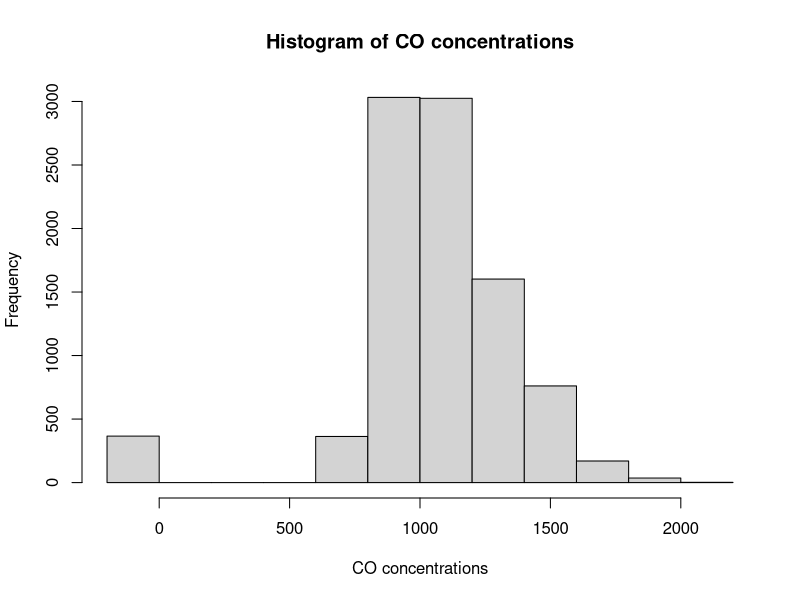
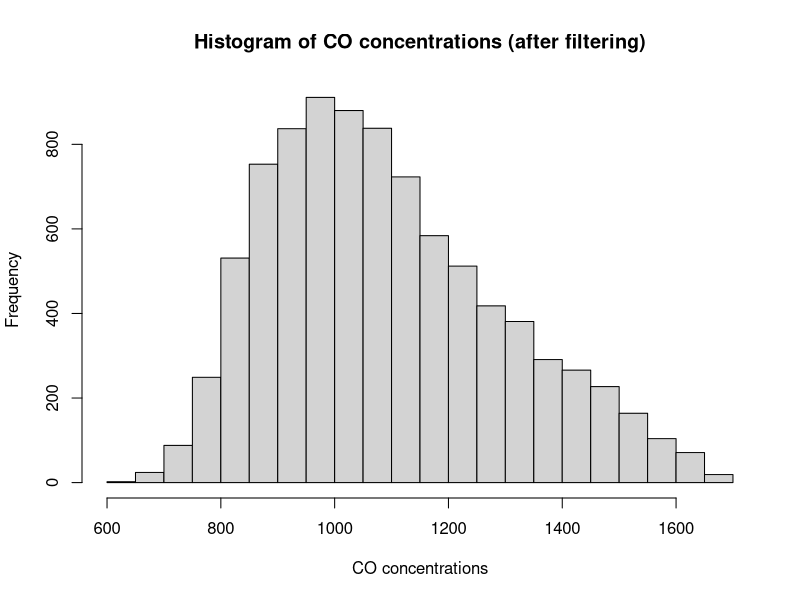
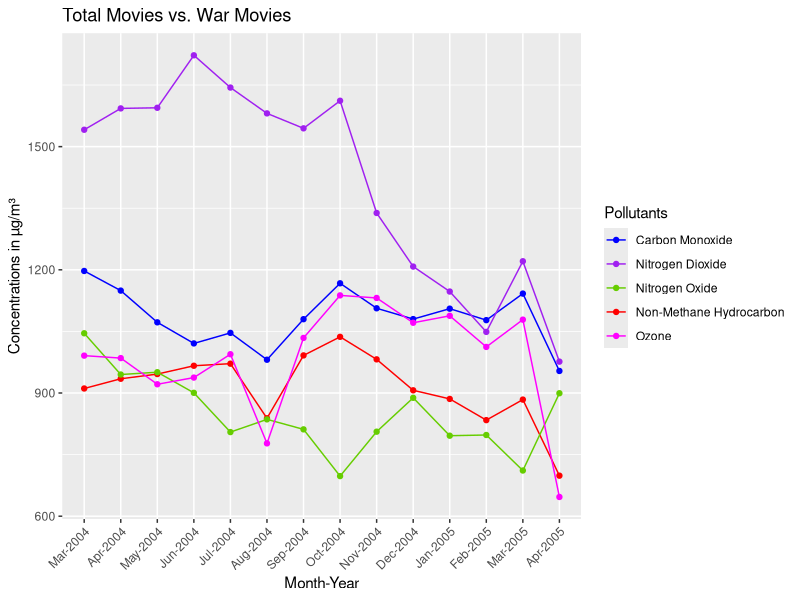
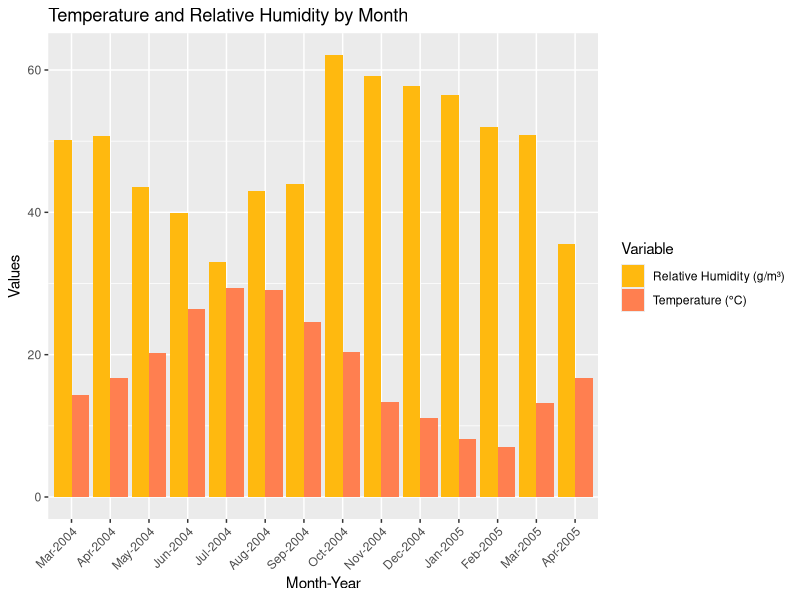

Source code (R) for these figures, in order:
## ---- chunk 1
library(readxl)
library(ggplot2)
library(lubridate)
library(tidyverse)
## ---- chunk 2
#| code-fold: true
air <- read_excel("AirQualityUCI.xls")
head(air)
## ---- chunk 3
#| code-fold: true
air <- air %>% 
  rename(
    CO = `CO(GT)`,
    S_CO = `PT08.S1(CO)`,
    NMHC = `NMHC(GT)`,
    S_NMHC = `PT08.S2(NMHC)`,
    C6H6 = `C6H6(GT)`,
    NOx = `NOx(GT)`,
    S_NOx = `PT08.S3(NOx)`,
    NO2 = `NO2(GT)`,
    S_NO2 = `PT08.S4(NO2)`,
    S_O3 = `PT08.S5(O3)`
  )
## ---- chunk 4
#| code-fold: true
# Histogram for S_CO 
hist(air$S_CO,
     main = "Histogram of CO concentrations",
     xlab = "CO concentrations")
## ---- chunk 5
#| code-fold: true
# Calculate IQR
Q1 <- quantile(air$S_CO, 0.25, na.rm = TRUE)
Q3 <- quantile(air$S_CO, 0.75, na.rm = TRUE)
IQR <- Q3 - Q1

# Define outlier bounds
lower_bound <- Q1 - 1.5 * IQR
upper_bound <- Q3 + 1.5 * IQR

# Filter rows to remove outliers
air_filtered <- air[air$S_CO >= lower_bound & air$S_CO <= upper_bound, ]
# Reassign original dataset with filtered dataset
air <- air_filtered

hist(air_filtered$S_CO,
     main = "Histogram of CO concentrations (after filtering)",
     xlab = "CO concentrations")
## ---- chunk 6
#| code-fold: true
# Convert 'Date' column to y-m-d format
air$Date <- ymd(air$Date)

# Create numerical Month and Year columns
air <- air %>%
  mutate(
    Month = month(Date, label = TRUE), # Extracts month as a numeric value (1-12)
    Year = year(Date)    # Extracts year
  )

# Group by Year and Month for summarization
airM <- air %>%
  group_by(Year, Month) %>%
  summarize(across(where(is.numeric), ~mean(., na.rm = TRUE)))

head(airM, 5)
## ---- chunk 7
#| code-fold: true
#Summarize data (excluding Year and Month columns )
summary(airM[, -c(1, 2)])
## ---- chunk 8
#| code-fold: true
# Plot monthly Concentrations
airM %>%
  # Use interaction to combine Month and Year
  ggplot(aes(x = interaction(Month, Year, sep = "-"))) +
  # Add points and lines for different pollutants
  geom_point(aes(y = S_CO, color = "Carbon Monoxide")) + 
  geom_line(aes(y = S_CO, color = "Carbon Monoxide", group = 1)) +
  geom_point(aes(y = S_NMHC, color = "Non-Methane Hydrocarbon")) +
  geom_line(aes(y = S_NMHC, color = "Non-Methane Hydrocarbon", group = 2)) +
  geom_point(aes(y = S_NOx, color = "Nitrogen Oxide")) + 
  geom_line(aes(y = S_NOx, color = "Nitrogen Oxide", group = 3)) +
  geom_point(aes(y = S_NO2, color = "Nitrogen Dioxide")) + 
  geom_line(aes(y = S_NO2, color = "Nitrogen Dioxide", group = 3)) +
  geom_point(aes(y = S_O3, color = "Ozone")) + 
  geom_line(aes(y = S_O3, color = "Ozone", group = 3)) +
  labs(
    title = "Total Movies vs. War Movies",
    x = "Month-Year",
    y = "Concentrations in µg/m³"
  ) +
  scale_color_manual(
    values = c("Carbon Monoxide" = "blue", 
               "Non-Methane Hydrocarbon" = "red", 
               "Nitrogen Oxide" = "chartreuse3",
               "Nitrogen Dioxide" = "purple",
               "Ozone" = "magenta"),
    name = "Pollutants"
  ) +
  theme(axis.text.x = element_text(angle = 45, hjust = 1))  # Rotate x-axis labels
## ---- chunk 9
#| code-fold: true
# Plot monthly Temperatures and Relative Humidity
airM %>%
  pivot_longer(
    cols = c(RH, T), 
    names_to = "Variable", 
    values_to = "Value"
  ) %>%
  ggplot(aes(x = interaction(Month, Year, sep = "-"), y = Value, fill = Variable)) +
  geom_col(position = "dodge") +
  labs(
    title = "Temperature and Relative Humidity by Month",
    x = "Month-Year",
    y = "Values",
    fill = "Variable"
  ) +
  scale_fill_manual(
    values = c("T" = "coral", "RH" = "darkgoldenrod1"),
    labels = c("T" = "Temperature (°C)", "RH" = "Relative Humidity (g/m³)")
  ) +
  theme(axis.text.x = element_text(angle = 45, hjust = 1))
## ---- chunk 10
